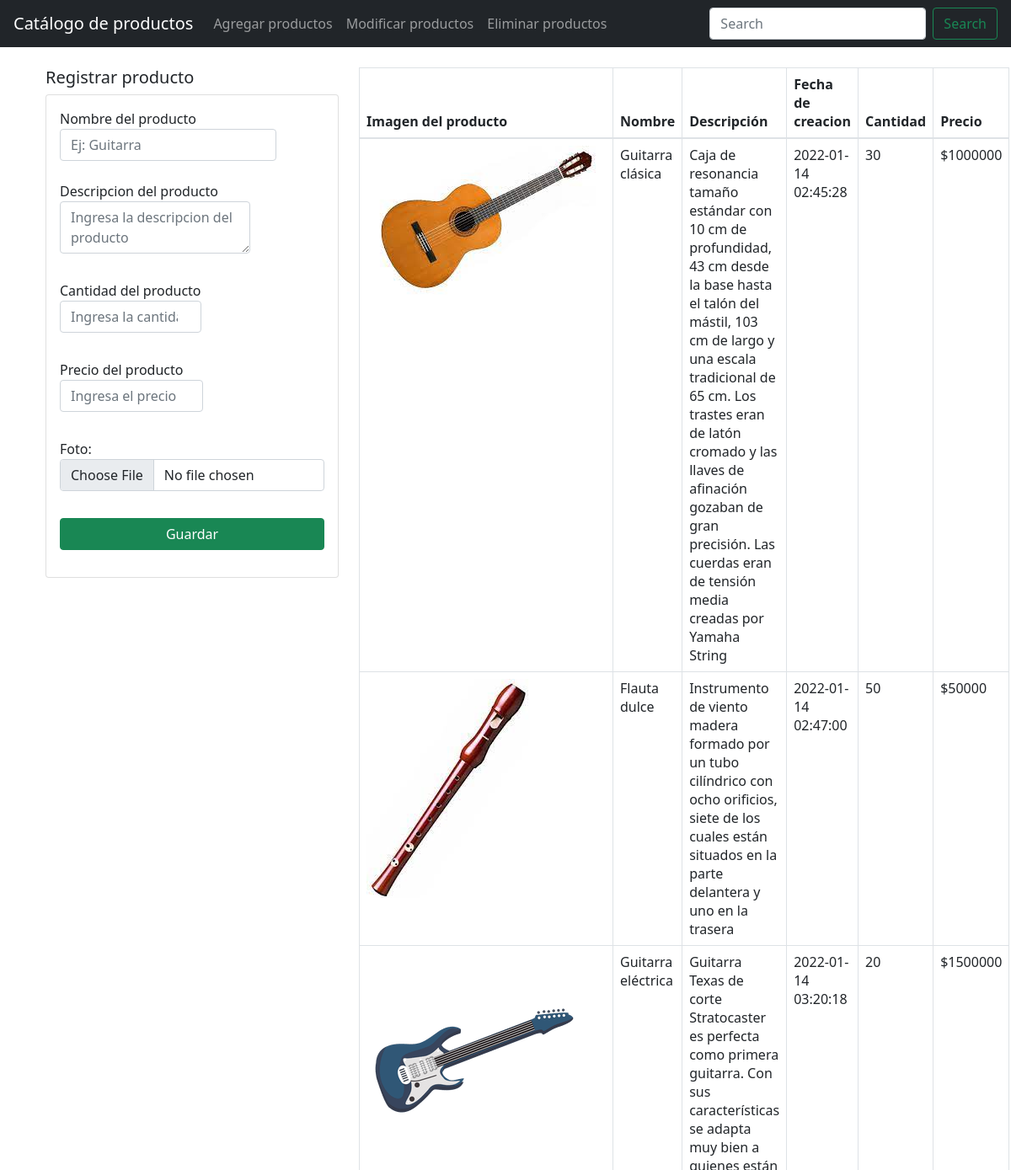
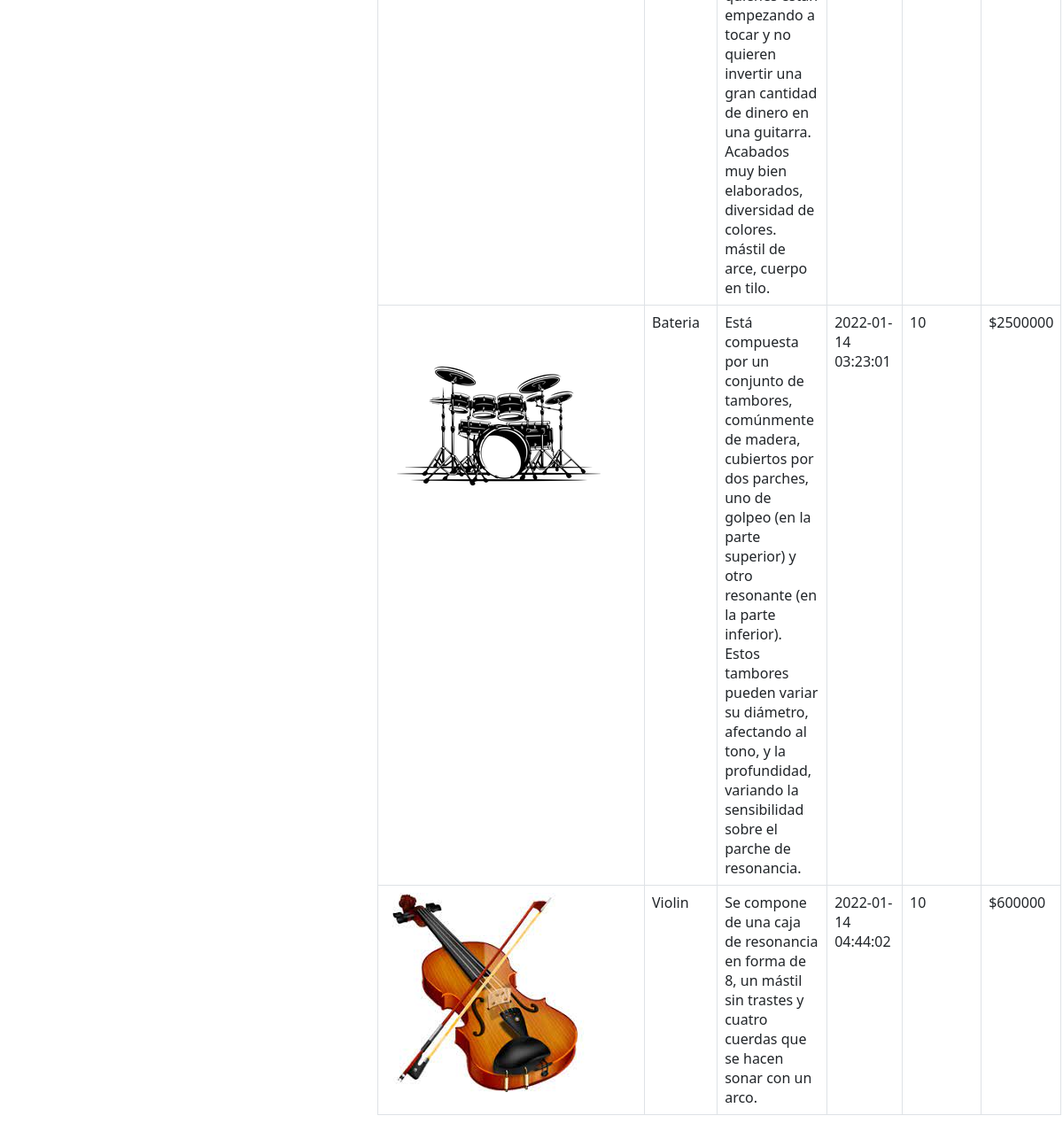
Screenshot of /guardar.php with the database file from the repository (2 pictures, top to bottom).
### tables this page shows
CREATE TABLE `productos` (
  `codigo` int(11) NOT NULL,
  `nombre` varchar(50) NOT NULL,
  `descripcion` text NOT NULL,
  `fechaCreacion` timestamp NOT NULL DEFAULT current_timestamp(),
  `imagen` varchar(500) DEFAULT NULL,
  `cantidad` int(11) NOT NULL,
  `precio` int(11) NOT NULL
);

### guardar.php (the view, shortened to what this page needs)
<?php include("db.php"); ?>
<!DOCTYPE html>
<html lang="es">
<head>
    <link href="https://cdn.jsdelivr.net/npm/bootstrap@5.1.3/dist/css/bootstrap.min.css" rel="stylesheet">
    <link rel="stylesheet" href="https://cdn.jsdelivr.net/npm/bootstrap-icons@1.7.2/font/bootstrap-icons.css">
</head>
<body>
<div class="container p-4">
    <div class="row">
        <div class="col-md-4">
            <h5>Registrar producto</h5>
            <div class="card card-body">
                <form action="guardar-en-db.php" method="POST" enctype="multipart/form-data">
                    <div class="mb-3">
                        <label>Nombre del producto
                            <input type="text" name="nombre" class="form-control" placeholder="Ej: Guitarra" require>
                        </label>
                    </div>
                    <div class="mb-3">
                        <label>Descripcion del producto
                        <textarea name="descripcion" rows="2" class="form-control" placeholder="Ingresa la descripcion del producto" require></textarea>
                    </div>
                    <div class="mb-3">
                        <label>Cantidad del producto
                        <input type="number" min="0" max="10000" step="1" name="cantidad" class="form-control" placeholder="Ingresa la cantidad del producto" require>
                    </div>
                    <div class="mb-3">
                        <label for="currency-field">Precio del producto
                        <input type="number" min="1" max="500000000" step="1" name="precio" class="form-control" placeholder="Ingresa el precio del producto" require>
                    </div>
                    <div class="mb-3">
                        <label for="archivo" class="form-label">Foto:
                        <input type="file" id="archivo" name="archivo" step="any" class="form-control" require>
                    </div>
                    <input type="submit" class="btn btn-success btn-block" name="guardar" value="Guardar">
                </form>
            </div>
        </div>
        <div class="col-md-8">
            <table class="table table-bordered">
                <thead>
                    <tr>
                        <th>Imagen del producto</th>
                        <th>Nombre</th>
                        <th>Descripción</th>
                        <th>Fecha de creacion</th>
                        <th>Cantidad</th>
                        <th>Precio</th>
                    </tr>
                </thead>
                <tbody>
                    <?php
                    $query = "SELECT * FROM productos";
                    $resultado = mysqli_query($conn, $query);
                    while ($row = mysqli_fetch_array($resultado)) { ?>
                        <tr>
                            <td><img src="img/<?= $row['imagen'] ?>" alt=""/></td>
                            <td><?php echo $row['nombre'] ?></td>
                            <td><?php echo $row['descripcion'] ?></td>
                            <td><?php echo $row['fechaCreacion'] ?></td>
                            <td><?php echo $row['cantidad'] ?></td>
                            <td><?php echo '$', $row['precio'] ?></td>
                        </tr>
                    <?php }?>
                </tbody>
            </table>
        </div>
    </div>
</div>
</body>
</html>

### rows the page displays
productos: imagen (picture), nombre "Guitarra clásica", descripcion "Caja de resonancia tamaño estándar con 10 cm de profundidad, 43 cm desde la base hasta el talón del mástil, 103 cm de largo y una escala tradicional de 65 cm. Los trastes eran de latón cromado y las llaves de afinación gozaban de gran precisión. Las cuerdas eran de tensión media creadas por Yamaha String", fechaCreacion "2022-01-14 02:45:28", cantidad "30", precio "1000000"
productos: imagen (picture), nombre "Flauta dulce", descripcion "Instrumento de viento madera formado por un tubo cilíndrico con ocho orificios, siete de los cuales están situados en la parte delantera y uno en la trasera", fechaCreacion "2022-01-14 02:47:00", cantidad "50", precio "50000"
productos: imagen (picture), nombre "Guitarra eléctrica", descripcion "Guitarra Texas de corte Stratocaster es perfecta como primera guitarra. Con sus características se adapta muy bien a quienes están empezando a tocar y no quieren invertir una gran cantidad de dinero en una guitarra. Acabados muy bien elaborados, diversidad de colores. mástil de arce, cuerpo en tilo.", fechaCreacion "2022-01-14 03:20:18", cantidad "20", precio "1500000"
productos: imagen (picture), nombre "Bateria", descripcion "Está compuesta por un conjunto de tambores, comúnmente de madera, cubiertos por dos parches, uno de golpeo (en la parte superior) y otro resonante (en la parte inferior). Estos tambores pueden variar su diámetro, afectando al tono, y la profundidad, variando la sensibilidad sobre el parche de resonancia.", fechaCreacion "2022-01-14 03:23:01", cantidad "10", precio "2500000"
productos: imagen (picture), nombre "Violin", descripcion "Se compone de una caja de resonancia en forma de 8, un mástil sin trastes y cuatro cuerdas que se hacen sonar con un arco.", fechaCreacion "2022-01-14 04:44:02", cantidad "10", precio "600000"
